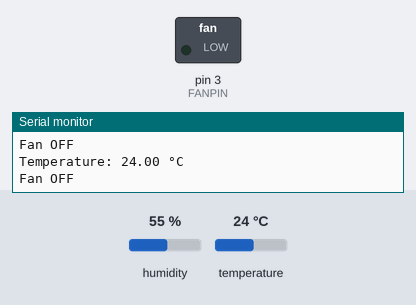
Recording of a sketch running on a simulated Arduino Uno, built with avr-gcc and run on an emulated ATmega328P. Parts: switched loads named in the sketch (green lamp = pin HIGH), the last lines printed to the serial monitor. Inputs (shaded band) come from the test bench; at power-on: temperature 24 °C, humidity 55 %.

Above: at 2.8 s.
2.9 s: temperature set to 29 °C
5.6 s: temperature set to 32 °C
At 6.4 s:
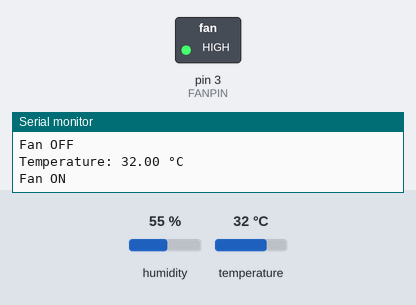
8.3 s: temperature set to 12 °C
At 11.2 s:
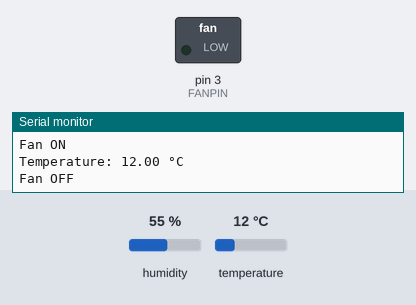
11.6 s: temperature set to 33 °C
At 13.6 s:
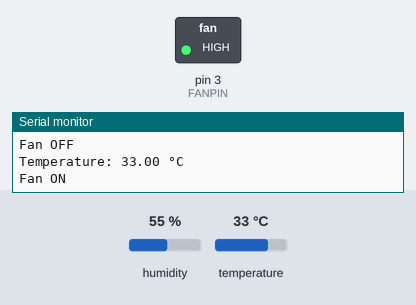
Timing chart, 0 to 15.1 s (numbered marks = the images above; inputs shaded):
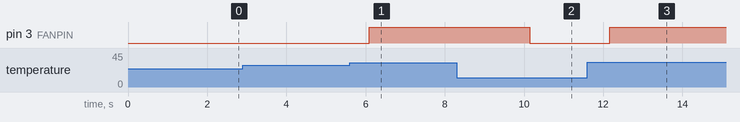

The sketch:

climate_change.ino
```cpp
#include <DHT.h>

// Define pin connections
#define DHTPIN 2        // Pin where the DHT sensor is connected
#define DHTTYPE DHT11   // DHT11 or DHT22
#define FANPIN 3        // Pin connected to the fan (via relay or MOSFET)

// Define temperature threshold
#define TEMP_THRESHOLD 30 // Temperature in °C to trigger the fan

DHT dht(DHTPIN, DHTTYPE);

void setup() {
  // Initialize Serial for debugging
  Serial.begin(9600);

  // Initialize DHT sensor
  dht.begin();

  // Set fan pin as output
  pinMode(FANPIN, OUTPUT);
  digitalWrite(FANPIN, LOW); // Ensure fan is off initially

  Serial.println("Automatic Ventilation System Initialized");
}

void loop() {
  // Read temperature and humidity from the DHT sensor
  float temp = dht.readTemperature(); // Read temperature in °C

  // Check if the sensor reading is valid
  if (isnan(temp)) {
    Serial.println("Failed to read from DHT sensor!");
    return;
  }

  // Log temperature for debugging
  Serial.print("Temperature: ");
  Serial.print(temp);
  Serial.println(" °C");

  // Control the fan based on the temperature
  if (temp > TEMP_THRESHOLD) {
    digitalWrite(FANPIN, HIGH); // Turn on the fan
    Serial.println("Fan ON");
  } else {
    digitalWrite(FANPIN, LOW); // Turn off the fan
    Serial.println("Fan OFF");
  }

  // Wait a short while before the next loop
  delay(2000); // 2-second delay
}
```

Measured:
- the behaviour switches between 30 and 31 °C on temperature (found by bisection; images 0 and 1)
- after the input at 5.6 s, pin 3 (FANPIN): LOW → HIGH after 0.50 s
- after the input at 8.3 s, pin 3 (FANPIN): HIGH → LOW after 1.8 s
- after the input at 11.6 s, pin 3 (FANPIN): LOW → HIGH after 0.57 s
